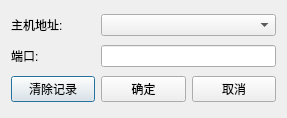
<?xml version="1.0" encoding="UTF-8"?>
<ui version="4.0">
 <class>NetWorkConfigDialog</class>
 <widget class="QDialog" name="NetWorkConfigDialog">
  <property name="geometry">
   <rect>
    <x>0</x>
    <y>0</y>
    <width>287</width>
    <height>118</height>
   </rect>
  </property>
  <property name="windowTitle">
   <string>网络配置</string>
  </property>
  <layout class="QGridLayout" name="gridLayout">
   <item row="0" column="0">
    <widget class="QLabel" name="labHostAddress">
     <property name="text">
      <string>主机地址:</string>
     </property>
    </widget>
   </item>
   <item row="0" column="1" colspan="2">
    <widget class="QComboBox" name="cmbHostAddress"/>
   </item>
   <item row="1" column="0">
    <widget class="QLabel" name="label_2">
     <property name="text">
      <string>端口:</string>
     </property>
    </widget>
   </item>
   <item row="1" column="1" colspan="2">
    <widget class="QLineEdit" name="lineEditPort"/>
   </item>
   <item row="2" column="0">
    <widget class="QPushButton" name="btnClearHost">
     <property name="text">
      <string>清除记录</string>
     </property>
    </widget>
   </item>
   <item row="2" column="1">
    <widget class="QPushButton" name="btnHostOK">
     <property name="text">
      <string>确定</string>
     </property>
    </widget>
   </item>
   <item row="2" column="2">
    <widget class="QPushButton" name="btnHostCancel">
     <property name="text">
      <string>取消</string>
     </property>
    </widget>
   </item>
  </layout>
 </widget>
 <resources/>
 <connections/>
</ui>
